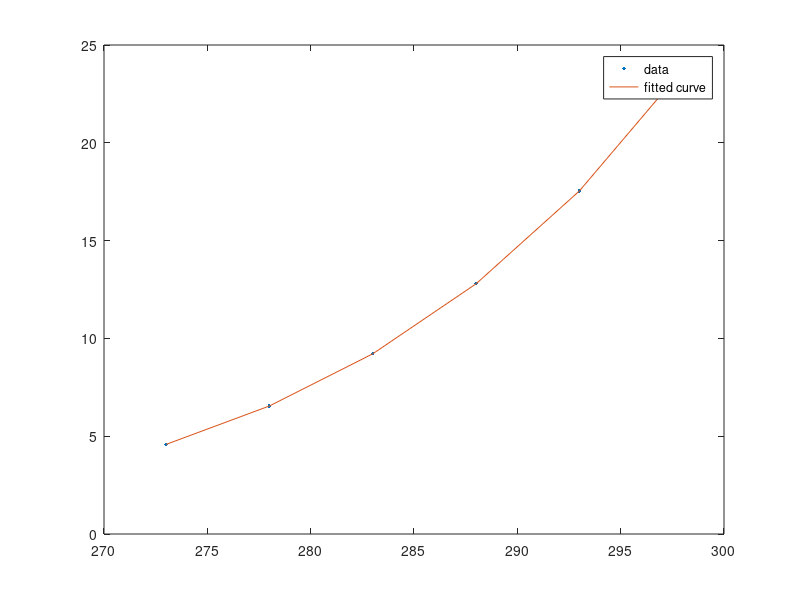

Here is the MATLAB script that generated this plot:
T = 273:5:298;
P = [4.579, 6.543, 9.209, 12.788, 17.535, 23.756];

p = polyfit(T, P, 2);
T_fit = linspace(270, 300);
V_fit = polyval(p, T_fit);
figure;
plot(T, P, '.', 'MarkerSize', 8);
hold on;
plot(T, P);
hold off;
legend('data','fitted curve')

T_285 = polyval(p, 285);
T_300 = polyval(p, 300);
fprintf("T_285 =\n   %.4f", T_285)
fprintf("\nT_300 =\n   %.4f", T_300)
